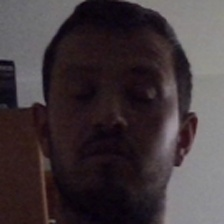
#> input picture Organized_project/data/omer/low_light/dark_1776085322886.jpg, 224 x 224 px, found by its file name; its folder holds only this picture in this run
$ python low_light_agent.py
#> lines starting #> are read from the running program, lines starting #| are printed output that depends on the picture; long printed decimals are rounded
#> in process_directory, img is the input picture: shape (224, 224, 3); mean B, G, R 59.9, 56.3, 66.1
import sys
import os

sys.path.append(os.path.abspath(os.path.join(os.path.dirname(__file__), '..')))
import cv2
import numpy as np
from tqdm import tqdm


class DynamicLowLightAgent:
    def __init__(self):
        pass

    def _get_dynamic_params(self, l_channel):
        avg_brightness = np.mean(l_channel)
        print("avg_brightness:", avg_brightness)

        # X-axis: The brightness thresholds from your original code
        brightness_levels = [0, 20, 30, 40, 80, 100, 255]

        # Y-axis: The parameters you want at those exact brightness levels
        clip_limits = [4.0, 4.0, 3.0, 3.0, 2.0, 1.0, 0.0]
        # gammas =            [0.70, 0.70, 0.80, 0.85, 1.0, 1.0, 1.0]
        gammas = [2.2, 2.0, 1.8, 1.5, 1.0, 1.0, 1.0]
        denoises = [15, 15, 12, 10, 5, 0, 0]

        # np.interp smoothly calculates the exact value based on where avg_brightness falls
        clip_limit = np.interp(avg_brightness, brightness_levels, clip_limits)
        gamma = np.interp(avg_brightness, brightness_levels, gammas)

        # Denoise needs to be an integer for the filter
        denoise = int(np.interp(avg_brightness, brightness_levels, denoises))

        return clip_limit, gamma, denoise

    def process(self, image):

        if image is None: return None
        # LAB - format for allows the agent to isolate the L (Lightness) channel
        lab = cv2.cvtColor(image, cv2.COLOR_BGR2LAB)
#> lab: shape (224, 224, 3); mean of channels 0, 1, 2 60.7, 133.2, 127.7
        l, a, b = cv2.split(lab)
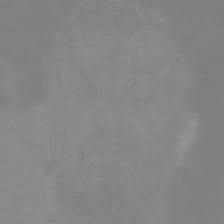
#> a: shape (224, 224); min 125, max 146, mean 133.2

        clip, gamma, denoise = self._get_dynamic_params(l)
#> in _get_dynamic_params, `avg_brightness = np.mean(l_channel)`: avg_brightness = 60.7
#| avg_brightness: 60.701
#> in _get_dynamic_params, `clip_limit = np.interp(avg_brightness, brightness_levels, clip_limits)`: clip_limit = 2.48
#> in _get_dynamic_params, `gamma = np.interp(avg_brightness, brightness_levels, gammas)`: gamma = 1.24
#> in _get_dynamic_params, `denoise = int(np.interp(avg_brightness, brightness_levels, denoises))`: denoise = 7
#> clip = 2.48; gamma = 1.24; denoise = 7

        # --- Early Exit Logic ---
        if clip == 0 and gamma == 1.0 and denoise == 0:
            return image  # Return the original BGR image without any math
        # -----------------------------

        # 1. Apply CLAHE to the L channel
        clahe = cv2.createCLAHE(clipLimit=clip, tileGridSize=(8, 8))  # Smaller grid often better for faces
        enhanced_l = clahe.apply(l)
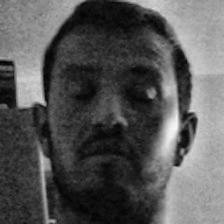
#> enhanced_l: shape (224, 224); min 2, max 247, mean 86.4

        # 2. Apply Gamma Correction to the L channel BEFORE converting to BGR
        # This prevents the color shift in skin tones.
        if gamma != 1.0:
            inv_gamma = 1.0 / gamma
#> inv_gamma = 0.806
            table = np.array([((i / 255.0) ** inv_gamma) * 255 for i in np.arange(0, 256)]).astype("uint8")
#> table = 256 values from 0 to 255
            enhanced_l = cv2.LUT(enhanced_l, table)

        # 3. Proportionally boost saturation to prevent the "ghost" look
        # If we brighten the image, we must slightly scale the A and B channels towards the edges
        if clip > 1.0 or gamma < 1.0:
            # Shift A and B channels to center 0, scale, then shift back to 128
            a = cv2.addWeighted(a, 1.15, np.zeros_like(a), 0, -128 * 0.15)
            b = cv2.addWeighted(b, 1.15, np.zeros_like(b), 0, -128 * 0.15)

        # 4. Merge back to BGR
        merged = cv2.merge((enhanced_l, a, b))
#> merged: shape (224, 224, 3); mean of channels 0, 1, 2 101.8, 134, 127.7
        final_bgr = cv2.cvtColor(merged, cv2.COLOR_LAB2BGR)
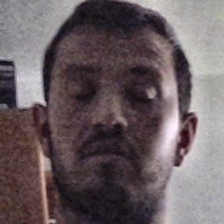
#> final_bgr: shape (224, 224, 3); mean B, G, R 97.5, 93.9, 105.9

        # 5. Fast, Edge-Preserving Denoising (Bilateral Filter instead of NL-Means)
        if denoise > 0:
            # Adjust d, sigmaColor, sigmaSpace depending on image size
            final_bgr = cv2.bilateralFilter(final_bgr, d=5, sigmaColor=25, sigmaSpace=25)

        return final_bgr

    def process_directory(self, input_dir, output_dir):
        # Check if the input directory exists
        if not os.path.exists(input_dir):
            print(f"Error: Input directory '{input_dir}' does not exist.")
            return

        # Create the output directory if it doesn't exist
        if not os.path.exists(output_dir):
            os.makedirs(output_dir)

        # Find all valid image files in the directory
        valid_extensions = ('.jpg', '.jpeg', '.png', '.bmp', '.JPG', '.JPEG', '.PNG')
        image_files = [f for f in os.listdir(input_dir) if f.endswith(valid_extensions)]

        if not image_files:
            print(f"No images found in {input_dir}.")
            return

        print(f"Found {len(image_files)} images. Starting batch enhancement...")

        # Iterate over each image with a visual progress bar (tqdm)
        for filename in tqdm(image_files, desc="Processing Images"):
            img_path = os.path.join(input_dir, filename)

            # Read the image
            img = cv2.imread(img_path)
            if img is None:
                continue

            try:
                # Apply the enhancement process to the image
                enhanced_img = self.process(img)

                # Save the enhanced image to the output directory
                save_path = os.path.join(output_dir, filename)
                cv2.imwrite(save_path, enhanced_img)
            except Exception as e:
                print(f"\nError processing {filename}: {e}")

        print(f"\nFinished processing! All images saved to: {output_dir}")


def main():
    print("Testing Low Light Agent")

    # 1. Initialize the Agent
    agent = DynamicLowLightAgent()
    '''
    # 2. Load a dark image
    img_path = r"C:Users\yoavt\PycharmProjects\final_projact\data\system_test\omer\low_light\omer_low_light_302.jpg"
    if not os.path.exists(img_path):
        print(f" Error: Image not found at {img_path}")
        return

    original = cv2.imread(img_path)

    # 3. Run the Agent
    result = agent.process(original)

    # 4. Show Side-by-Side Comparison
    # We stack them horizontally (Left: Original, Right: Fixed)
    comparison = np.hstack((original, result))

    # Optional: Resize if the image is too big for screen
    h, w = comparison.shape[:2]
    if w > 1500:
        scale = 1500 / w
        comparison = cv2.resize(comparison, None, fx=scale, fy=scale)

    cv2.imshow("Left: Original (Dark) | Right: Agent Result (Enhanced)", comparison)

    print("Press any key to close...")
    cv2.waitKey(0)
    cv2.destroyAllWindows()
    '''
    # --- Mode 2: Processing an entire directory ---

    print("Running batch process...")
    # Update these paths to your actual local directories
    input_folder = r"C:\Users\yoavt\PycharmProjects\final_projact\data\resnet dataset\real_images_omer\low_light"
    output_folder = r"C:\Users\yoavt\PycharmProjects\final_projact\data\resnet dataset\omer_after_agent"

    agent.process_directory(input_folder, output_folder)


if __name__ == "__main__":
    main()

$ run again, on Organized_project/data/omer/low_light/dark_1776085331157.jpg
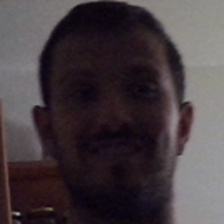
#> input picture Organized_project/data/omer/low_light/dark_1776085331157.jpg, 224 x 224 px, found by its file name
#> in process_directory, img is the input picture: shape (224, 224, 3); mean B, G, R 65.6, 61.5, 70.8
#> lab: shape (224, 224, 3); mean of channels 0, 1, 2 66.1, 133.1, 127.2
#> avg_brightness = 66.05
#| avg_brightness: 66.052
#> clip_limit = 2.35
#> in _get_dynamic_params, `gamma = np.interp(avg_brightness, brightness_levels, gammas)`: gamma = 1.17
#> in _get_dynamic_params, `denoise = int(np.interp(avg_brightness, brightness_levels, denoises))`: denoise = 6
#> in process, `clip, gamma, denoise = self._get_dynamic_params(l)`: clip = 2.35; gamma = 1.17; denoise = 6
#> in process, `enhanced_l = clahe.apply(l)`:
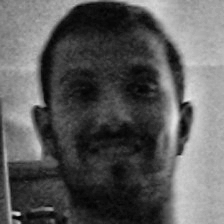
#> enhanced_l: shape (224, 224); min 3, max 228, mean 91
#> inv_gamma = 0.852
#> table = 256 values from 0 to 255
#> merged: shape (224, 224, 3); mean of channels 0, 1, 2 102.1, 133.8, 127.1
#> in process, `final_bgr = cv2.cvtColor(merged, cv2.COLOR_LAB2BGR)`:
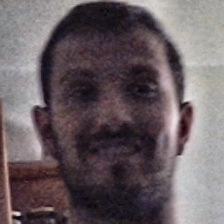
#> final_bgr: shape (224, 224, 3); mean B, G, R 98.9, 94.5, 105.7
